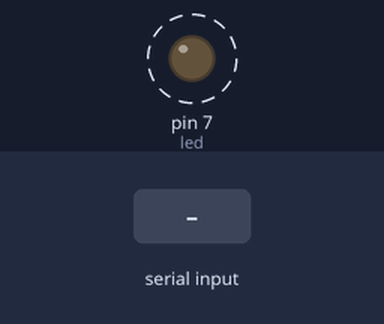
A sketch run on a simulated Arduino Uno, built with avr-gcc and run on an emulated ATmega328P. On the bench: output pins drawn as LEDs (lit = HIGH). Dashed ring = blinking. Inputs (shaded band) come from the test bench. EEPROM starts erased; what the sketch prints to the serial monitor is not drawn.

Above: at 1.2 s.
1.3 s: byte 30 received over Serial
Timing chart, 0 to 56.8 s (numbered marks = the images above; inputs shaded):
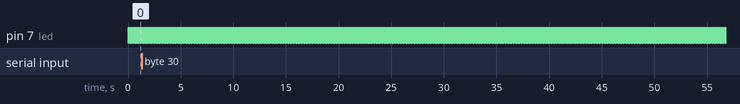

Measured:
- by itself, pin 7 (led): alternates HIGH for 0.02 s and LOW for 0.02 s

The sketch:

lamp_test.ino
```cpp
/*
Glazen bol licht
 */

#include <EEPROM.h>

int lightvalue = 1;
int led = 7;
int incoming = 0;
int var = 5;

void setup()
{
  Serial.begin(9600);

  lightvalue = EEPROM.read(0); //lees de oude lightvalue

  pinMode(led, OUTPUT);
}

void loop()
{
  if (Serial.available() > 0) {
      incoming = Serial.read();
      incoming -= 48;
      var = incoming;

      Serial.print("I received: ");
      Serial.println(var);
  }

  if (lightvalue == var)
  {
    Serial.print(lightvalue);
    Serial.println("joepie");
    delay(20);
  }
  else
  {
      digitalWrite(led, HIGH);
      delay(20);
      digitalWrite(led, LOW);

      lightvalue++;
      EEPROM.write(0, lightvalue); //write to EEPROM address 0

      delay(20);
  }

if (lightvalue == 18)
      lightvalue = 0;

}
```
